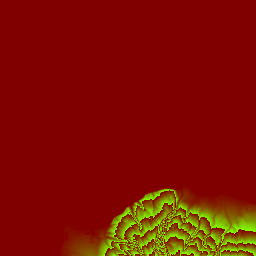
#> input picture docs/terrain/10/669/572.png, 256 x 256 px; its folder holds only this picture in this run
$ python relief_fx.py
#> lines starting #> are read from the running program, lines starting #| are printed output that depends on the picture
"""Courbes de niveau des deux îles pour l'animation de fond « Relief des deux îles ».

Source : les tuiles d'altitude « terrarium » du site (docs/terrain/10, Copernicus DEM GLO-90).
Sortie : relief_fx.json, lu par site.py. À relancer seulement si les tuiles changent.
Dépendances : numpy, pillow, scikit-image, shapely.
"""
import json
import numpy as np
from PIL import Image
from skimage import measure
from shapely.geometry import LineString

TILES = "../docs/terrain/10/"
ISLANDS = {
    # tuiles x, tuiles y, niveaux (m) : côte puis courbes
    "reunion": dict(xs=[669, 670], ys=[572, 573, 574], levels=[5] + list(range(250, 3001, 250))),
    "maurice": dict(xs=[675, 676], ys=[569, 570, 571], levels=[5] + list(range(100, 801, 100))),
}


def mosaic(xs, ys):
    rows = []
    for y in ys:
        row = []
        for x in xs:
            try:
                a = np.asarray(Image.open(f"{TILES}{x}/{y}.png").convert("RGB")).astype(np.float64)
                row.append(a[..., 0] * 256 + a[..., 1] + a[..., 2] / 256 - 32768)
            except FileNotFoundError:
                row.append(np.full((256, 256), -50.0))
        rows.append(np.hstack(row))
    return np.vstack(rows)
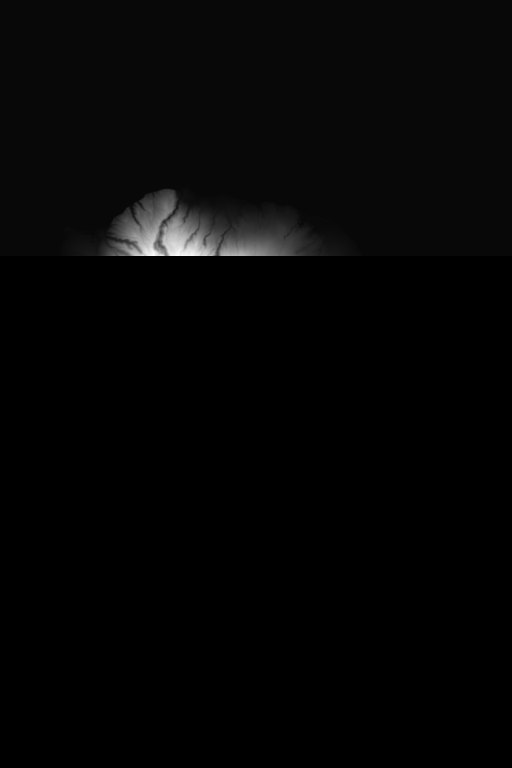
#> returned value: shape (768, 512) float64; min -50, max 1380, mean -21.3; drawn with min black and max white


out = {}
for k, d in ISLANDS.items():
    elev = mosaic(d["xs"], d["ys"])
    levels = []
    for lv in d["levels"]:
        paths = []
        for c in measure.find_contours(elev, lv):
            if len(c) < 12:
                continue
            pts = list(LineString([(p[1], p[0]) for p in c]).simplify(1.1).coords)
            if len(pts) >= 4:
                paths.append(pts)
        levels.append(paths)
    allp = [p for paths in levels for path in paths for p in path]
#> (the run stopped early here; a loop or call above may not have finished)
